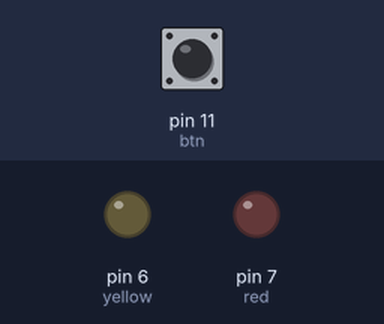
Simulated run of this sketch. Board: Arduino Uno, built with avr-gcc and run on an emulated ATmega328P. Shown: output pins drawn as LEDs (lit = HIGH). The inputs (shaded band) are chosen by the test bench; at power-on: pin 11 (btn) LOW.

Above: at 1.2 s.
1.3 s: pin 11 (btn) pulled HIGH for 0.15 s
At 2.1 s:
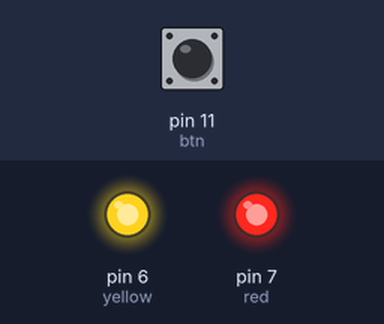
2.9 s: pin 11 (btn) pulled HIGH for 1 s
At 3.4 s:
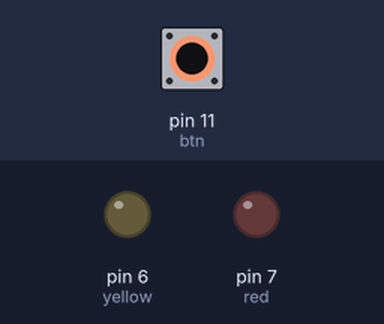
5.4 s: pin 11 (btn) pulled HIGH for 0.15 s
At 6.5 s:
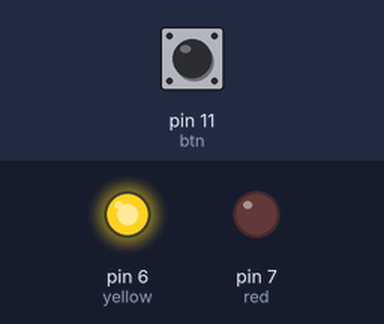
7.0 s: pin 11 (btn) pulled HIGH for 3.2 s
At 7.7 s:
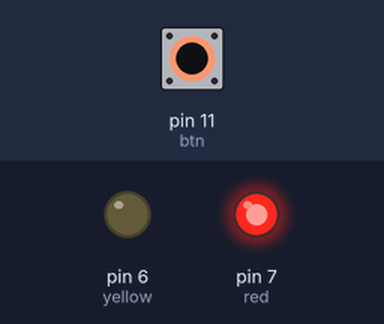
Timing chart, 0 to 10.0 s (numbered marks = the images above; inputs shaded):
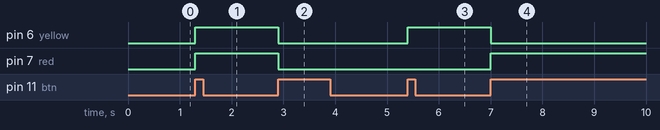

Measured:
- after the input at 1.3 s, pin 6 (yellow), pin 7 (red): LOW → HIGH at once
- after the input at 2.9 s, pin 6 (yellow), pin 7 (red): HIGH → LOW at once
- after the input at 5.4 s, pin 6 (yellow): LOW → HIGH at once
- after the input at 7.0 s, pin 6 (yellow): HIGH → LOW at once; pin 7 (red): LOW → HIGH at once

The sketch:

bai4.ino
```cpp
int red=7;
int yellow=6;
int btn=11;
int pre=LOW;
int count=0;
void setup() {
  // put your setup code here, to run once:
  pinMode(red,OUTPUT);
  pinMode(yellow,OUTPUT);
  pinMode(btn,INPUT);
}

void loop() {
  // put your main code here, to run repeatedly:
  int current=digitalRead(btn);
  if(pre==LOW && current==HIGH){
    count++;
    if(count==1){
      digitalWrite(red,HIGH);
      digitalWrite(yellow,HIGH);
      delay(200);

    }
    if(count==2){
      digitalWrite(red,LOW);
      digitalWrite(yellow,LOW);
      delay(200);
    }
    if(count==3){
      digitalWrite(red,LOW);
      digitalWrite(yellow,HIGH);
      delay(200);
    }
    if(count==4){
      digitalWrite(red,HIGH);
      digitalWrite(yellow,LOW);
      delay(200);
      count=0;
    }

  }
  pre=current;
}
```
